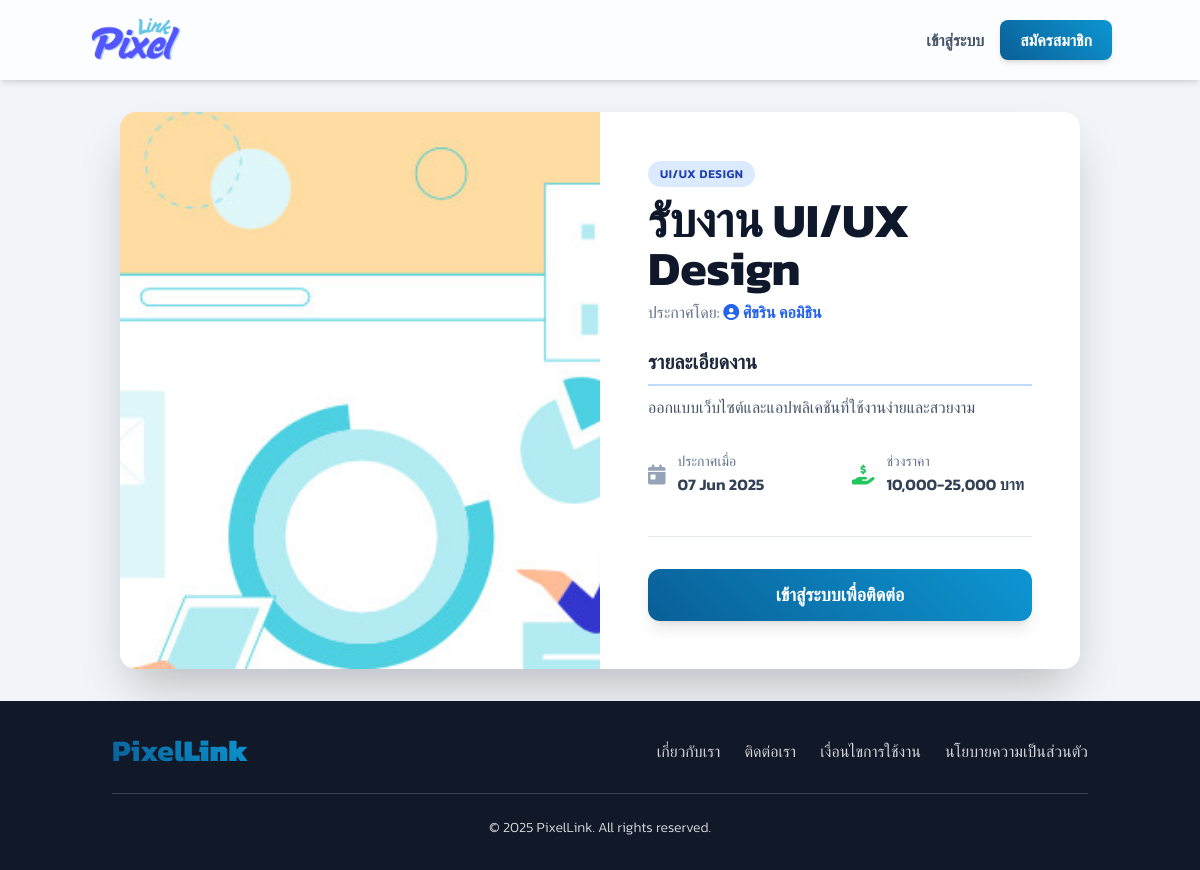
Page /job_detail.php?id=1&type=posting on the earlier database version.
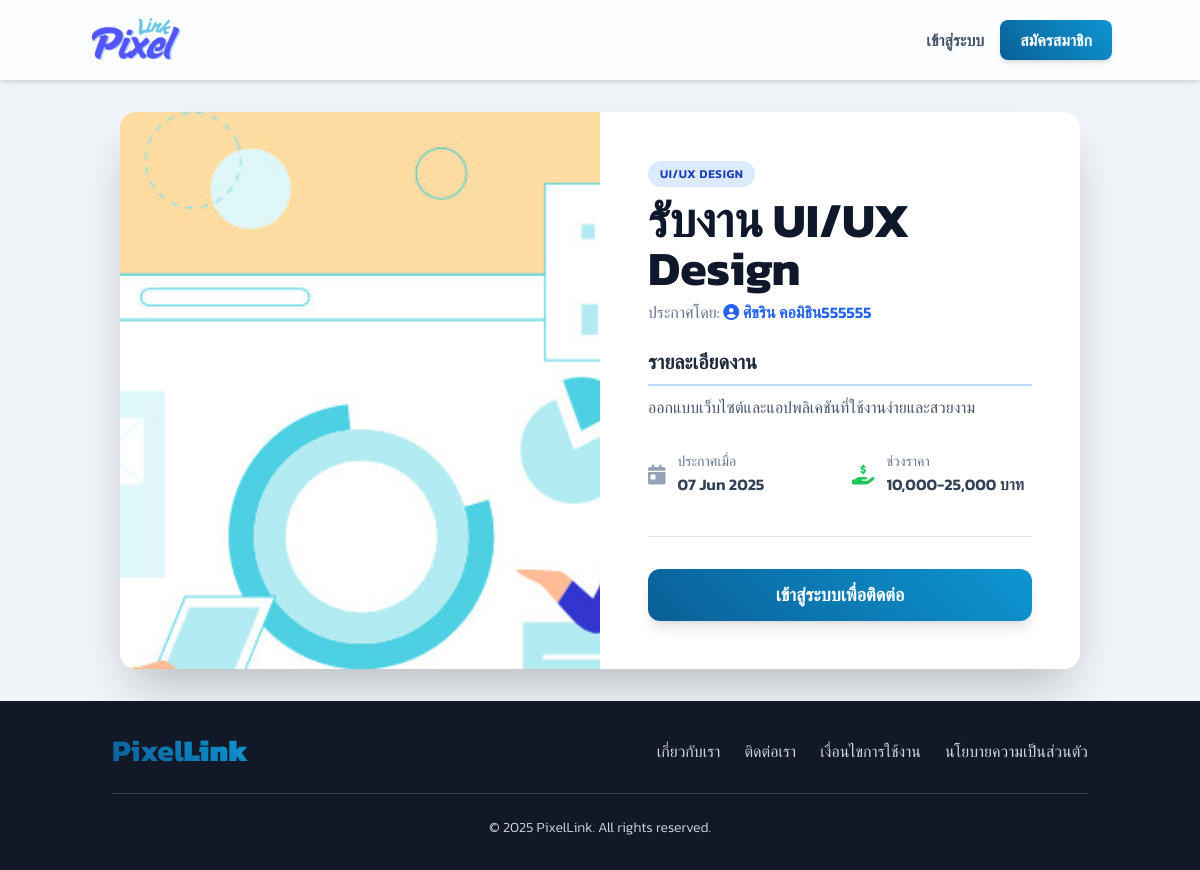
Same page on the later database version.
### tables this page shows
CREATE TABLE `job_postings` (
  `post_id` int(11) NOT NULL,
  `designer_id` int(11) NOT NULL,
  `title` varchar(255) NOT NULL,
  `description` text DEFAULT NULL,
  `category_id` int(11) DEFAULT NULL,
  `price_range` varchar(100) DEFAULT NULL,
  `posted_date` timestamp NOT NULL DEFAULT current_timestamp(),
  `status` enum('active','inactive','completed') DEFAULT 'active',
  `client_id` int(11) NOT NULL,
  `main_image_id` int(11) DEFAULT NULL
);

CREATE TABLE `users` (
  `user_id` int(11) NOT NULL,
  `username` varchar(50) NOT NULL,
  `password` varchar(255) NOT NULL,
  `email` varchar(100) NOT NULL,
  `first_name` varchar(100) NOT NULL,
  `last_name` varchar(100) NOT NULL,
  `phone_number` varchar(20) NOT NULL,
  `user_type` enum('admin','designer','client') NOT NULL,
  `registration_date` timestamp NOT NULL DEFAULT current_timestamp(),
  `is_approved` tinyint(1) DEFAULT 0,
  `is_active` tinyint(1) DEFAULT 1,
  `last_login` timestamp NULL DEFAULT NULL
);

CREATE TABLE `job_categories` (
  `category_id` int(11) NOT NULL,
  `category_name` varchar(100) NOT NULL
);

### job_detail.php (the view, shortened to what the changed rows need)
<?php
$servername = "localhost";
$username = "root";
$password = "";
$dbname = "pixellink";
$condb = new mysqli($servername, $username, $password, $dbname);
$condb->set_charset("utf8mb4");
$job_data = null;
$error_message = '';
$job_type = '';
if (isset($_GET['id']) && is_numeric($_GET['id']) && isset($_GET['type'])) {
    $job_id = (int)$_GET['id'];
    $job_type = $_GET['type'];
    if ($job_type === 'posting') {
        $sql = "SELECT
                    jp.post_id AS id, jp.title, jp.description, jp.price_range, jp.posted_date, jp.status,
                    'job_posting' AS type_display, u.user_id AS owner_id, u.first_name, u.last_name,
                    u.user_type AS owner_type, jc.category_name, uf.file_path AS job_image_path
                FROM job_postings AS jp
                JOIN users AS u ON jp.designer_id = u.user_id
                LEFT JOIN job_categories AS jc ON jp.category_id = jc.category_id
                LEFT JOIN uploaded_files AS uf ON jp.main_image_id = uf.file_id
                WHERE jp.post_id = ? AND jp.status = 'active'";
        $stmt = $condb->prepare($sql);
        if ($stmt) {
            $stmt->bind_param("i", $job_id);
            $stmt->execute();
            $result = $stmt->get_result();
            if ($result->num_rows === 1) {
                $job_data = $result->fetch_assoc();
            } else {
                $error_message = "ไม่พบประกาศรับงานนี้ หรือประกาศถูกปิดไปแล้ว";
            }
        }
    }
} else {
    $error_message = "ไม่พบ Job ID หรือประเภทงาน";
}
?>
<!DOCTYPE html>
<html lang="th">
<head>
    <script src="https://cdn.tailwindcss.com"></script>
    <link rel="stylesheet" href="https://cdnjs.cloudflare.com/ajax/libs/font-awesome/6.1.1/css/all.min.css">
</head>
<body class="bg-slate-100 flex flex-col min-h-screen">
    <main class="flex-grow container mx-auto p-4 sm:p-6 lg:p-8">
        <?php if (!empty($error_message)) : ?>
            <div class="bg-red-100 border-l-4 border-red-500 text-red-700 p-6 rounded-lg shadow-md text-center max-w-2xl mx-auto">
                <p class="text-xl font-bold"><i class="fas fa-exclamation-triangle mr-2"></i>เกิดข้อผิดพลาด</p>
                <p class="mt-2 text-lg"><?= htmlspecialchars($error_message) ?></p>
                <a href="index.php" class="mt-4 inline-block btn-primary text-white px-6 py-2 rounded-lg font-semibold shadow-lg">กลับไปหน้าหลัก</a>
            </div>
        <?php elseif ($job_data) : ?>
            <div class="max-w-6xl mx-auto bg-white rounded-2xl shadow-2xl overflow-hidden">
                <div class="grid grid-cols-1 md:grid-cols-2">
                    <div class="col-span-1">
                        <?php
                        $image_source = 'dist/img/pdpa02.jpg';
                        ?>
                        <img src="<?= $image_source ?>" alt="ภาพประกอบงาน: <?= htmlspecialchars($job_data['title']) ?>" class="w-full h-96 md:h-full object-cover">
                    </div>
                    <div class="col-span-1 p-8 lg:p-12 flex flex-col justify-between">
                        <div>
                            <div class="mb-6">
                                <span class="bg-blue-100 text-blue-800 text-xs font-semibold px-3 py-1 rounded-full uppercase tracking-wider"><?= htmlspecialchars($job_data['category_name'] ?? 'ไม่ระบุ') ?></span>
                                <h1 class="text-4xl lg:text-5xl font-bold text-slate-900 mt-3 leading-tight"><?= htmlspecialchars($job_data['title']) ?></h1>
                                <p class="mt-2 text-md text-slate-500">
                                    ประกาศโดย:
                                    <a href="designer/view_profile.php?user_id=<?= $job_data['owner_id'] ?>" class="font-semibold text-blue-600 hover:underline">
                                        <i class="fas fa-user-circle"></i> <?= htmlspecialchars($job_data['first_name'] . ' ' . $job_data['last_name']) ?>
                                    </a>
                                </p>
                            </div>
                            <div class="mb-8">
                                <h2 class="text-xl font-bold text-slate-800 mb-2 border-b-2 border-blue-200 pb-2">รายละเอียดงาน</h2>
                                <p class="text-slate-600 leading-relaxed text-base"><?= nl2br(htmlspecialchars($job_data['description'])) ?></p>
                            </div>
                            <div class="grid grid-cols-2 gap-6 text-base">
                                <div class="flex items-center text-slate-700">
                                    <i class="fas fa-calendar-day fa-lg text-slate-400 mr-3"></i>
                                    <div>
                                        <span class="block text-sm text-slate-500">ประกาศเมื่อ</span>
                                        <strong class="font-semibold"><?= date('d M Y', strtotime($job_data['posted_date'])) ?></strong>
                                    </div>
                                </div>
                                <?php if ($job_type === 'posting') : ?>
                                <div class="flex items-center text-slate-700">
                                    <i class="fas fa-hand-holding-usd fa-lg text-green-500 mr-3"></i>
                                    <div>
                                        <span class="block text-sm text-slate-500">ช่วงราคา</span>
                                        <strong class="font-semibold"><?= htmlspecialchars($job_data['price_range'] ?? 'สอบถาม') ?></strong>
                                    </div>
                                </div>
                                <?php endif; ?>
                            </div>
                        </div>
                        <div class="mt-10 pt-8 border-t border-slate-200">
                             <div class="flex flex-col sm:flex-row gap-4">
                                <?php if (!isset($_SESSION['user_id'])): ?>
                                     <a href="login.php" class="w-full text-center btn-primary text-white px-6 py-3 rounded-xl font-bold text-lg shadow-lg">เข้าสู่ระบบเพื่อติดต่อ</a>
                                <?php endif; ?>
                            </div>
                        </div>
                    </div>
                </div>
            </div>
        <?php endif; ?>
    </main>
    <?php include('includes/footer.php'); ?>

Differences in the rows shown:
changed through a linked row, job_postings "รับงาน UI/UX Design": designer.last_name "ศิขริน คอมิธิน" → "ศิขริน คอมิธิน555555"
